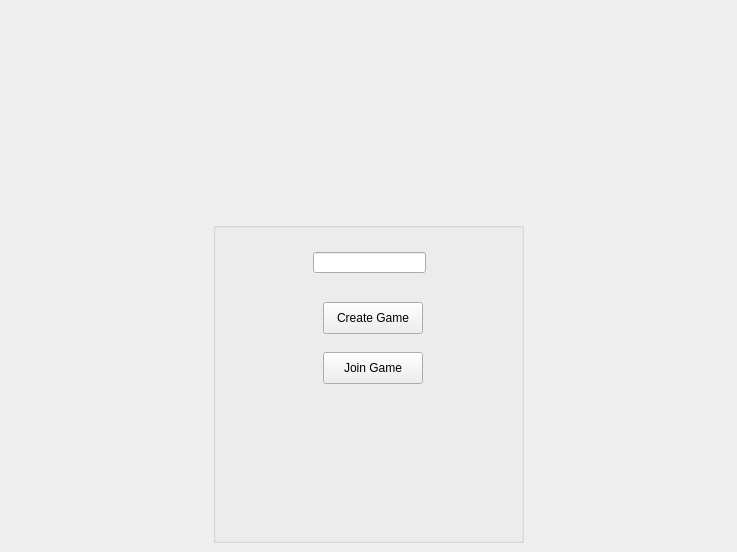
<?xml version="1.0" encoding="UTF-8"?>
<ui version="4.0">
 <class>HomeView</class>
 <widget class="QMainWindow" name="HomeView">
  <property name="enabled">
   <bool>true</bool>
  </property>
  <property name="geometry">
   <rect>
    <x>0</x>
    <y>0</y>
    <width>737</width>
    <height>552</height>
   </rect>
  </property>
  <property name="windowTitle">
   <string>Snakes &amp; Ladders</string>
  </property>
  <property name="autoFillBackground">
   <bool>false</bool>
  </property>
  <property name="styleSheet">
   <string notr="true">border-image: url(:/images/background.jpg);</string>
  </property>
  <widget class="QWidget" name="centralwidget">
   <property name="styleSheet">
    <string notr="true"/>
   </property>
   <layout class="QGridLayout" name="gridLayout_4">
    <item row="0" column="0">
     <layout class="QVBoxLayout" name="verticalLayout_2">
      <item>
       <layout class="QHBoxLayout" name="horizontalLayout">
        <item>
         <layout class="QGridLayout" name="gridLayout_2"/>
        </item>
        <item>
         <layout class="QVBoxLayout" name="verticalLayout">
          <item>
           <spacer name="verticalSpacer_2">
            <property name="orientation">
             <enum>Qt::Orientation::Vertical</enum>
            </property>
            <property name="sizeHint" stdset="0">
             <size>
              <width>20</width>
              <height>40</height>
             </size>
            </property>
           </spacer>
          </item>
          <item>
           <layout class="QGridLayout" name="gridLayout">
            <item row="0" column="0">
             <widget class="QLabel" name="label_logo">
              <property name="minimumSize">
               <size>
                <width>232</width>
                <height>145</height>
               </size>
              </property>
              <property name="maximumSize">
               <size>
                <width>232</width>
                <height>145</height>
               </size>
              </property>
              <property name="styleSheet">
               <string notr="true">border-image:none;</string>
              </property>
              <property name="text">
               <string/>
              </property>
              <property name="pixmap">
               <pixmap resource="../../resources/Resources.qrc">:/images/logo.png</pixmap>
              </property>
              <property name="scaledContents">
               <bool>true</bool>
              </property>
             </widget>
            </item>
            <item row="1" column="0">
             <spacer name="verticalSpacer">
              <property name="orientation">
               <enum>Qt::Orientation::Vertical</enum>
              </property>
              <property name="sizeType">
               <enum>QSizePolicy::Policy::Fixed</enum>
              </property>
              <property name="sizeHint" stdset="0">
               <size>
                <width>20</width>
                <height>20</height>
               </size>
              </property>
             </spacer>
            </item>
           </layout>
          </item>
          <item>
           <widget class="QGroupBox" name="groupBox">
            <property name="minimumSize">
             <size>
              <width>311</width>
              <height>321</height>
             </size>
            </property>
            <property name="maximumSize">
             <size>
              <width>311</width>
              <height>321</height>
             </size>
            </property>
            <property name="font">
             <font>
              <family>Nunito Medium</family>
              <pointsize>16</pointsize>
             </font>
            </property>
            <property name="autoFillBackground">
             <bool>false</bool>
            </property>
            <property name="styleSheet">
             <string notr="true">border-image:none;
background: none;
background-color:none;</string>
            </property>
            <widget class="QLineEdit" name="lineEdit_username">
             <property name="geometry">
              <rect>
               <x>100</x>
               <y>30</y>
               <width>113</width>
               <height>21</height>
              </rect>
             </property>
            </widget>
            <widget class="QPushButton" name="pushButton_createGame">
             <property name="geometry">
              <rect>
               <x>110</x>
               <y>80</y>
               <width>100</width>
               <height>32</height>
              </rect>
             </property>
             <property name="text">
              <string>Create Game</string>
             </property>
            </widget>
            <widget class="QPushButton" name="pushButton_joinGame">
             <property name="geometry">
              <rect>
               <x>110</x>
               <y>130</y>
               <width>100</width>
               <height>32</height>
              </rect>
             </property>
             <property name="text">
              <string>Join Game</string>
             </property>
            </widget>
           </widget>
          </item>
         </layout>
        </item>
        <item>
         <layout class="QGridLayout" name="gridLayout_3"/>
        </item>
       </layout>
      </item>
     </layout>
    </item>
   </layout>
  </widget>
 </widget>
 <resources>
  <include location="../../resources/Resources.qrc"/>
 </resources>
 <connections/>
</ui>
